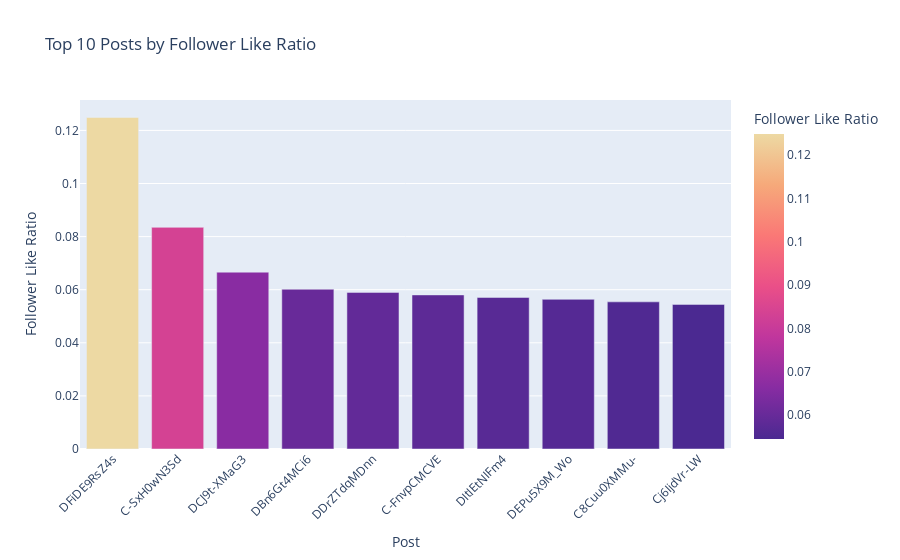

Notebook code cell kept with this figure:
### Markdown cell above
#### Top Posts based on Follower-Like-Ratio

### Code cell
top_posts = session.query(
    Post.shortcode,
    Post.follower_like_ratio,
    Post.like_count,
    Post.comment_count,
    Post.caption
).order_by(Post.follower_like_ratio.desc()).limit(10).all()

df = pd.DataFrame(top_posts, columns=["Shortcode", "Follower Like Ratio", "Likes", "Comments", "Caption"])


df["Caption Preview"] = df["Caption"].fillna("").apply(lambda x: x[:100] + "..." if len(x) > 100 else x)

fig = px.bar(
    df,
    x="Shortcode",
    y="Follower Like Ratio",
    hover_data={
        "Shortcode": True,
        "Follower Like Ratio": True,
        "Likes": True,
        "Comments": True,
        "Caption Preview": True
    },
    title="Top 10 Posts by Follower Like Ratio",
    labels={"Shortcode": "Post", "Follower Like Ratio": "Follower Like Ratio"},
    color="Follower Like Ratio",
    color_continuous_scale="Agsunset"
)

fig.update_layout(xaxis_tickangle=-45)
fig.show()

### Figure 1 — Plotly figure (JSON) as saved in the notebook; plotly's stock layout.template omitted (floating-point values rounded to 4 significant figures)
{"data": [{"customdata": [[2033, 39, "Milljiune Leit in Trier bei der Demo „Wir sind die Brandmauer - gegen jede Zusammenarbeit mit Rechts..."], [423, 8, "Nichts ist so beständig wie die Veränderung, und daher haben wir jetzt auch wieder neue Bandfotos am..."], [308, 5, "#niewiederistjetzt"], [296, 19, "Wir suchen eine Sängerin!\n\nDu kannst singen? Zumindest gut genug für Punk?\nKommst aus RLP, dem Saarl..."], [323, 43, "Das Jahr neigt sich dem Ende zu und wir möchten euch einen kleinen Ausblick auf 2025 geben. Manche h..."], [441, 19, "Hey Leute! 🎸\nIch bin Chili / Julia, die neue Bassistin bei Dorfterror! Es ist mir eine riesige Freud..."], [312, 17, "Zwischen Tour und Festivals passt immer noch ein Studio! Wir haben die Zeit genutzt, um im @tonstudi..."], [249, 6, "2024 ey! Du brachtest uns viele wundervolle und einige traurige Momente! Wir haben tief in unseren A..."], [267, 7, "Ihr Lieben, wir müssen reden! Bitte schenkt dem @schmitz_trier und dem @queergarten_trier Eure Liebe..."], [403, 91, "#fcknzs #keinbockaufnazis #fckfascism #fckdeutschrock #grauzone #fckgrauzone #fckafd #keinfussbreitd..."]], "hovertemplate": "Post=%{x}<br>Follower Like Ratio=%{marker.color}<br>Likes=%{customdata[0]}<br>Comments=%{customdata[1]}<br>Caption Preview=%{customdata[2]}<extra></extra>", "legendgroup": "", "marker": {"color": [0.1249, 0.08349, 0.0666, 0.06018, 0.05899, 0.05804, 0.05709, 0.05637, 0.05542, 0.05447], "coloraxis": "coloraxis", "pattern": {"shape": ""}}, "name": "", "orientation": "v", "showlegend": false, "textposition": "auto", "type": "bar", "x": ["DFiDE9RsZ4s", "C-SxH0wN3Sd", "DCJ9t-XMaG3", "DBn6Gt4MCi6", "DDrZTdqMDnn", "C-FnvpCMCVE", "DItlEtNIFm4", "DEPu5X9M_Wo", "C8Cuu0XMMu-", "Cj6IjdVr-LW"], "xaxis": "x", "y": [0.1249, 0.08349, 0.0666, 0.06018, 0.05899, 0.05804, 0.05709, 0.05637, 0.05542, 0.05447], "yaxis": "y"}], "layout": {"barmode": "relative", "coloraxis": {"colorbar": {"title": {"text": "Follower Like Ratio"}}, "colorscale": [[0, "rgb(75, 41, 145)"], [0.1667, "rgb(135, 44, 162)"], [0.3333, "rgb(192, 54, 157)"], [0.5, "rgb(234, 79, 136)"], [0.6667, "rgb(250, 120, 118)"], [0.8333, "rgb(246, 169, 122)"], [1, "rgb(237, 217, 163)"]]}, "legend": {"tracegroupgap": 0}, "title": {"text": "Top 10 Posts by Follower Like Ratio"}, "xaxis": {"anchor": "y", "domain": [0, 1], "tickangle": -45, "title": {"text": "Post"}}, "yaxis": {"anchor": "x", "domain": [0, 1], "title": {"text": "Follower Like Ratio"}}}}
